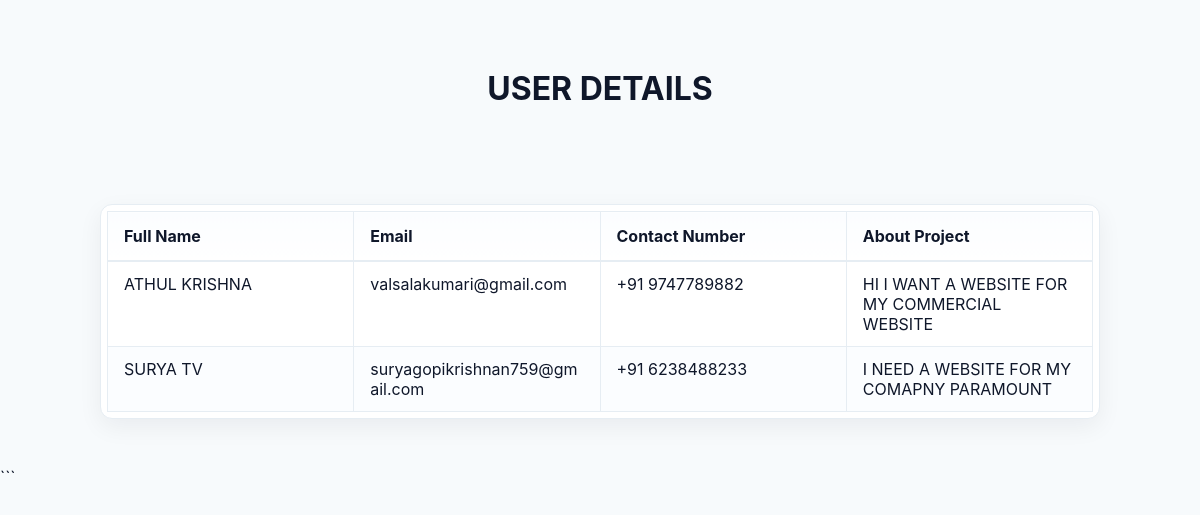
Screenshot of /DATA/ with the database file from the repository.
### SYNAPSE/models.py (models this page shows)
class USERS_DATA(models.Model):
    Full_Name=models.CharField()
    Email=models.EmailField(unique=True,max_length=254)
    Contact_Number=models.CharField(max_length=14)
    About_Project=models.CharField(max_length=1000)

### SYNAPSE/views.py (the view)
# urls.py: path('DATA/',views.view),
def view(request):
    info=USERS_DATA.objects.all()
    return render(request,"data.html",{"datas":info})

### templates/data.html (shortened to what this page needs)
<!DOCTYPE html>
<html lang="en">
<head>
</head>
<body>
    <h1 style="text-align: center;padding:3rem;">USER DETAILS</h1>
    <div class="page">
        <div class="table-wrap">
            <div class="table-responsive">
                <table role="table" aria-label="Users data">
                    <thead>
                        <tr>
                            <th>Full Name</th>
                            <th>Email</th>
                            <th>Contact Number</th>
                            <th>About Project</th>
                        </tr>
                    </thead>
                    <tbody>
                        {% for i in datas %}
                        <tr>
                            <td class="desktop-only" data-label="Full Name"><span>{{ i.Full_Name }}</span></td>
                            <td class="desktop-only" data-label="Email"><span>{{ i.Email }}</span></td>
                            <td class="desktop-only" data-label="Contact Number"><span>{{ i.Contact_Number }}</span></td>
                            <td class="desktop-only" data-label="About Project"><span>{{ i.About_Project }}</span></td>
                        </tr>
                        {% endfor %}
                    </tbody>
                </table>
            </div>
        </div>
    </div>
</body>
</html>

### templates/data.html (style rules this page uses)
:root { --accent:#1e88e5; --muted:#6b7280; --bg:#f7fafc; --card:#fff; --line:#e6edf3; --text:#0f172a; }
html,body { height:100%;margin:0;font-family:Inter,system-ui,-apple-system,"Segoe UI",Roboto,Arial;background:var(--bg);color:var(--text); }
.page { max-width:1000px;margin:32px auto;padding:16px;display:flex;justify-content:center;align-items:flex-start; }
.table-wrap { width:100%;background:var(--card);border-radius:12px;padding:6px;box-shadow:0 8px 24px rgba(15,23,42,0.06);border:1px solid var(--line);overflow:hidden; }
.table-responsive { overflow-x:auto;-webkit-overflow-scrolling:touch; }
table { width:100%;border-collapse:collapse;table-layout:fixed;min-width:560px;border:1px solid var(--line);background:transparent; }
thead th { padding:14px 16px;text-align:left;font-weight:700;background:linear-gradient(180deg,#fbfdff,#fff);border-bottom:2px solid var(--line);position:sticky;top:0;z-index:2;border-right:1px solid var(--line); }
th,td { padding:12px 16px;vertical-align:top;border-bottom:1px solid var(--line);border-right:1px solid var(--line);word-break:break-word; }
th:last-child,td:last-child { border-right:none; }
tbody tr:nth-child(even) { background:#fbfdff; }
.desktop-only { display: table-cell; }

### rows the page displays
USERS_DATA: Full_Name "ATHUL KRISHNA", Email "valsalakumari@gmail.com", Contact_Number "+91 9747789882", About_Project "HI I WANT A WEBSITE FOR MY COMMERCIAL WEBSITE"
USERS_DATA: Full_Name "SURYA TV", Email "suryagopikrishnan759@gmail.com", Contact_Number "+91 6238488233", About_Project "I NEED A WEBSITE FOR MY COMAPNY PARAMOUNT"
